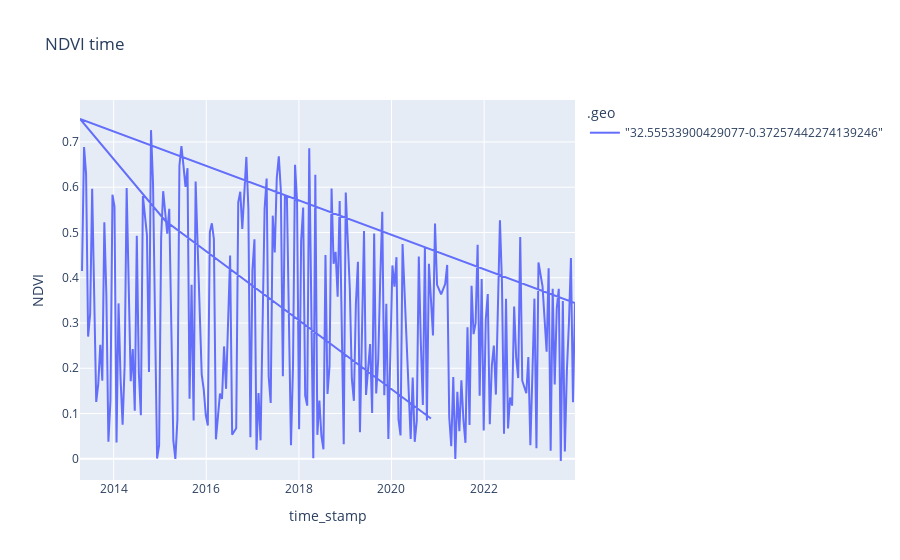

Notebook cell for this chart:
### Code cell
# fig = px.scatter(df[["NDVI", "time_stamp"]], x='time_stamp', y='NDVI', line_group=".geo", title='NDVI time')
# fig.show()

# fig = px.line(df_points[["NDVI", "time_stamp", ".geo"]], x='time_stamp', y='NDVI', color=".geo", line_group=".geo", title='NDVI time')
fig = px.line(df_points[["NDVI", "time_stamp", ".geo"]], x='time_stamp', y='NDVI', color=".geo", title='NDVI time')
# fig = px.bar(df_points[["NDVI", "time_stamp", ".geo"]], x='time_stamp', y='NDVI', barmode='stack', title='NDVI time')
fig.show()

### Figure 1 — Plotly figure (JSON) as saved in the notebook; plotly's stock layout.template omitted (floating-point values rounded to 4 significant figures; data arrays with more than 128 entries replaced by an {"elided": "..."} marker saying what was removed)
{"data": [{"hovertemplate": ".geo=\"32.55533900429077-0.37257442274139246\"<br>time_stamp=%{x}<br>NDVI=%{y}<extra></extra>", "legendgroup": "\"32.55533900429077-0.37257442274139246\"", "line": {"color": "#636efa", "dash": "solid"}, "marker": {"symbol": "circle"}, "mode": "lines", "name": "\"32.55533900429077-0.37257442274139246\"", "orientation": "v", "showlegend": true, "type": "scatter", "x": {"elided": "225 str values"}, "xaxis": "x", "y": {"elided": "225 float values"}, "yaxis": "y"}], "layout": {"legend": {"title": {"text": ".geo"}, "tracegroupgap": 0}, "title": {"text": "NDVI time"}, "xaxis": {"anchor": "y", "domain": [0, 1], "title": {"text": "time_stamp"}}, "yaxis": {"anchor": "x", "domain": [0, 1], "title": {"text": "NDVI"}}}}
